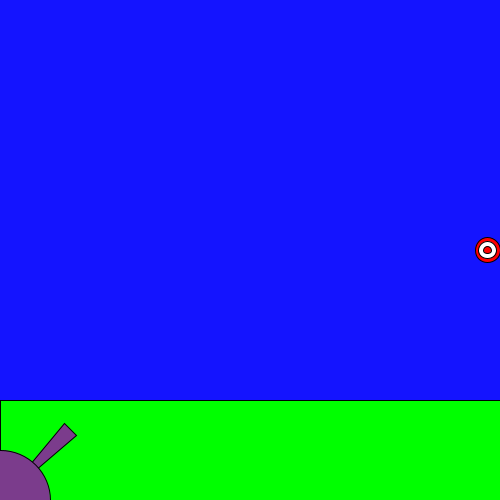
Frame 1 (no input)
Frame 60 (the mouse pressed at the canvas centre just before this capture): identical to frame 1, image omitted
Frame 120 (the mouse held since frame 60 and released just before this capture): identical to frame 1, image omitted

The Processing sketch that drew this single still picture (run headless with seeded random() and noise(); from frame 60 on, the mouse is pressed at the canvas centre):

// Processing sketch: processing_73211
// ── processing_73211.pde

/////////////////////////////////////////////////////////////////////////////
// A Cannon Firing
// By Ryan Ley
/////////////////////////////////////////////////////////////////////////////

// Constant for the length of the barrel
final float BARREL_LENGTH = 100.;

// Constant used to determine width of barrel by changing angle
final float BARREL_WIDTH = .088;

// Global Variables for cannon
float cannonAngle = PI/4.0;
float ballAngle = cannonAngle;
float ballX = cannonBallX();
float ballY = cannonBallY();

// Motion of the ball
final float CANNON_POWER = 15;
float gravity = .35;
float speedX = CANNON_POWER * cos(ballAngle);
float speedY = -CANNON_POWER * sin(ballAngle);

// Trigger varible for 
boolean stuck = true;

float cannonBottomX() {
  float coordinate = BARREL_LENGTH * cos(cannonAngle - BARREL_WIDTH);
  return coordinate;
}

float cannonBottomY() {
  float coordinate = 500 - BARREL_LENGTH * 
    sin(cannonAngle - BARREL_WIDTH);
  return coordinate;
}

float cannonTopX() {
  float coordinate = BARREL_LENGTH * 
    cos(cannonAngle + BARREL_WIDTH);
  return coordinate;
}

float cannonTopY() {
  float coordinate = 500 - BARREL_LENGTH * 
    sin(cannonAngle + BARREL_WIDTH);
  return coordinate;
}

float cannonBallX() {
  float coordinate = ( BARREL_LENGTH * cos(ballAngle) ) - 5;
  return coordinate;
}

float cannonBallY() {
  float coordinate = ( 500 - BARREL_LENGTH * sin(ballAngle) ) + 5;
  return coordinate;
}

void setup() {
  size(500, 500);
}

void draw() {

  // Makes background
  background(20, 20, 255);
  fill(0, 255, 0);
  rect(0, .8*height, width, .2*height);

  drawCannon();
  drawTarget();
  moveCannonGun();
  shoot();
  adjustBallPosition();
}

// Draws the Cannon
void drawCannon() {

  // draw cannon ball
  fill(0);
  ellipse(ballX, ballY, 10, 10);

  // Draws a cannon
  fill(123, 60, 140);
  triangle(0, height, cannonBottomX(), cannonBottomY(), 
  cannonTopX(), cannonTopY());
  ellipse(0, height, 100, 100);
}

void moveCannonGun() {
  float cannonSpeed = .025;
  if (keyPressed) {
    // Moves Gun counterclockwise with up and left keys
    if ( keyCode == UP || keyCode == LEFT ) {
      cannonAngle = cannonAngle + cannonSpeed;
    }
    // Moves gun clockwise with down and right keys
    else if ( keyCode == DOWN || keyCode == RIGHT ) {
      cannonAngle = cannonAngle - cannonSpeed;
    }
  }
} 

// Draws a red and white target
void drawTarget() {

  float targetCenterX = .975 * width;
  float targetCenterY = height/2;
  
  // Draws the target
  fill(255, 0, 0);
  ellipse(targetCenterX, targetCenterY, .05*width, .05*width);
  fill(255);
  ellipse(targetCenterX, targetCenterY, .035*width, .035*width);
  fill(255, 0, 0);
  ellipse(targetCenterX, targetCenterY, .015*width, .015*width);
}

void adjustBallPosition() {

  // Keeps the ball aligned with the cannon before firing
  if ( key == 32 ) {
    stuck = false;
  }
  if ( ballX > width || ballY < 0 || ballY > height ) {
    stuck = true;
  }
}

// Causes the ball to fire
void shoot() {

  // Sets the cannon ball to the gun
  if ( stuck ) {
    ballX = cannonBallX();
    ballY = cannonBallY();
    ballAngle = cannonAngle;
    speedY = -CANNON_POWER * sin(ballAngle);
  }
  // Gives the ball parabolic motion with gravity
  else {
    ballX = ballX + speedX;
    ballY = ballY + speedY;
    speedY = speedY + gravity;
  }
}
